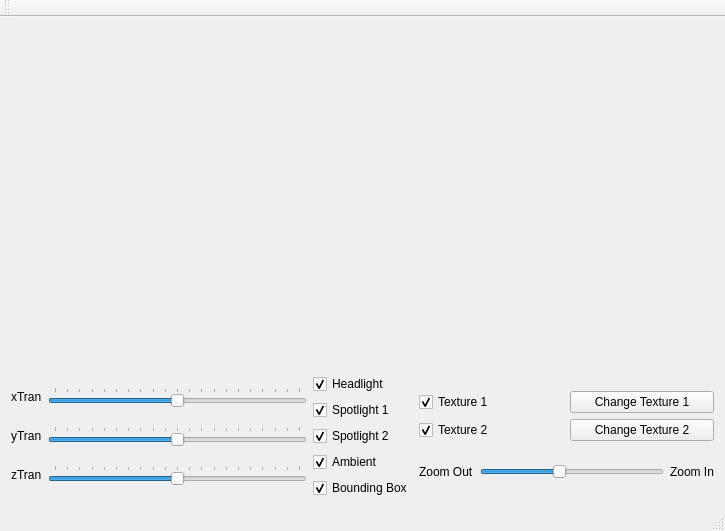
<?xml version="1.0" encoding="UTF-8"?>
<ui version="4.0">
 <class>MainWindow</class>
 <widget class="QMainWindow" name="MainWindow">
  <property name="geometry">
   <rect>
    <x>0</x>
    <y>0</y>
    <width>725</width>
    <height>531</height>
   </rect>
  </property>
  <property name="minimumSize">
   <size>
    <width>400</width>
    <height>400</height>
   </size>
  </property>
  <property name="windowTitle">
   <string>MainWindow</string>
  </property>
  <widget class="QWidget" name="centralWidget">
   <layout class="QGridLayout" name="gridLayout_4">
    <item row="0" column="0">
     <widget class="MyGLWidget" name="myGLWidget" native="true"/>
    </item>
    <item row="1" column="0">
     <layout class="QHBoxLayout" name="horizontalLayout">
      <item>
       <layout class="QGridLayout" name="gridLayout">
        <item row="0" column="0">
         <widget class="QLabel" name="xTran">
          <property name="text">
           <string>xTran</string>
          </property>
         </widget>
        </item>
        <item row="0" column="1">
         <widget class="QSlider" name="xRotSlider">
          <property name="minimum">
           <number>-10</number>
          </property>
          <property name="maximum">
           <number>10</number>
          </property>
          <property name="singleStep">
           <number>1</number>
          </property>
          <property name="pageStep">
           <number>1</number>
          </property>
          <property name="orientation">
           <enum>Qt::Horizontal</enum>
          </property>
          <property name="tickPosition">
           <enum>QSlider::TicksAbove</enum>
          </property>
          <property name="tickInterval">
           <number>1</number>
          </property>
         </widget>
        </item>
        <item row="1" column="1">
         <widget class="QSlider" name="yRotSlider">
          <property name="minimum">
           <number>-10</number>
          </property>
          <property name="maximum">
           <number>10</number>
          </property>
          <property name="singleStep">
           <number>1</number>
          </property>
          <property name="pageStep">
           <number>1</number>
          </property>
          <property name="orientation">
           <enum>Qt::Horizontal</enum>
          </property>
          <property name="tickPosition">
           <enum>QSlider::TicksAbove</enum>
          </property>
          <property name="tickInterval">
           <number>1</number>
          </property>
         </widget>
        </item>
        <item row="4" column="1">
         <widget class="QSlider" name="zRotSlider">
          <property name="minimum">
           <number>-10</number>
          </property>
          <property name="maximum">
           <number>10</number>
          </property>
          <property name="singleStep">
           <number>1</number>
          </property>
          <property name="pageStep">
           <number>1</number>
          </property>
          <property name="orientation">
           <enum>Qt::Horizontal</enum>
          </property>
          <property name="tickPosition">
           <enum>QSlider::TicksAbove</enum>
          </property>
          <property name="tickInterval">
           <number>1</number>
          </property>
         </widget>
        </item>
        <item row="1" column="0">
         <widget class="QLabel" name="yTran">
          <property name="text">
           <string>yTran</string>
          </property>
         </widget>
        </item>
        <item row="4" column="0">
         <widget class="QLabel" name="zTran">
          <property name="text">
           <string>zTran</string>
          </property>
         </widget>
        </item>
       </layout>
      </item>
      <item>
       <layout class="QVBoxLayout" name="verticalLayout">
        <item>
         <widget class="QCheckBox" name="light0">
          <property name="text">
           <string>Headlight</string>
          </property>
          <property name="checked">
           <bool>true</bool>
          </property>
         </widget>
        </item>
        <item>
         <widget class="QCheckBox" name="light1">
          <property name="text">
           <string>Spotlight 1</string>
          </property>
          <property name="checked">
           <bool>true</bool>
          </property>
         </widget>
        </item>
        <item>
         <widget class="QCheckBox" name="light2">
          <property name="text">
           <string>Spotlight 2</string>
          </property>
          <property name="checked">
           <bool>true</bool>
          </property>
         </widget>
        </item>
        <item>
         <widget class="QCheckBox" name="light3">
          <property name="text">
           <string>Ambient</string>
          </property>
          <property name="checked">
           <bool>true</bool>
          </property>
         </widget>
        </item>
        <item>
         <widget class="QCheckBox" name="boundingBox">
          <property name="text">
           <string>Bounding Box</string>
          </property>
          <property name="checked">
           <bool>true</bool>
          </property>
         </widget>
        </item>
       </layout>
      </item>
      <item>
       <layout class="QVBoxLayout" name="verticalLayout_2">
        <item>
         <layout class="QGridLayout" name="gridLayout_2">
          <item row="0" column="1">
           <widget class="QPushButton" name="changeTex1">
            <property name="text">
             <string>Change Texture 1</string>
            </property>
           </widget>
          </item>
          <item row="1" column="1">
           <widget class="QPushButton" name="changeTex2">
            <property name="text">
             <string>Change Texture 2</string>
            </property>
           </widget>
          </item>
          <item row="1" column="0">
           <widget class="QCheckBox" name="texture2">
            <property name="text">
             <string>Texture 2</string>
            </property>
            <property name="checked">
             <bool>true</bool>
            </property>
           </widget>
          </item>
          <item row="0" column="0">
           <widget class="QCheckBox" name="texture1">
            <property name="text">
             <string>Texture 1</string>
            </property>
            <property name="checked">
             <bool>true</bool>
            </property>
           </widget>
          </item>
         </layout>
        </item>
        <item>
         <layout class="QGridLayout" name="gridLayout_3">
          <item row="0" column="2">
           <widget class="QLabel" name="zoomin">
            <property name="text">
             <string>Zoom In</string>
            </property>
           </widget>
          </item>
          <item row="0" column="1">
           <widget class="QSlider" name="zoom">
            <property name="minimum">
             <number>1</number>
            </property>
            <property name="maximum">
             <number>8</number>
            </property>
            <property name="value">
             <number>4</number>
            </property>
            <property name="sliderPosition">
             <number>4</number>
            </property>
            <property name="orientation">
             <enum>Qt::Horizontal</enum>
            </property>
           </widget>
          </item>
          <item row="0" column="0">
           <widget class="QLabel" name="zoomout">
            <property name="text">
             <string>Zoom Out</string>
            </property>
           </widget>
          </item>
         </layout>
        </item>
       </layout>
      </item>
     </layout>
    </item>
   </layout>
   <zorder>myGLWidget</zorder>
   <zorder>xRotSlider</zorder>
   <zorder>yRotSlider</zorder>
   <zorder>zRotSlider</zorder>
   <zorder>light0</zorder>
   <zorder>light1</zorder>
   <zorder>light2</zorder>
   <zorder>light3</zorder>
   <zorder>xTran</zorder>
   <zorder>yTran</zorder>
   <zorder>zTran</zorder>
   <zorder>texture1</zorder>
   <zorder>texture2</zorder>
   <zorder>changeTex1</zorder>
   <zorder>changeTex2</zorder>
   <zorder>zoom</zorder>
   <zorder>zoomin</zorder>
   <zorder>zoomout</zorder>
   <zorder>zoomin</zorder>
   <zorder></zorder>
   <zorder></zorder>
   <zorder>splitter</zorder>
  </widget>
  <widget class="QMenuBar" name="menuBar">
   <property name="geometry">
    <rect>
     <x>0</x>
     <y>0</y>
     <width>725</width>
     <height>25</height>
    </rect>
   </property>
  </widget>
  <widget class="QToolBar" name="mainToolBar">
   <attribute name="toolBarArea">
    <enum>TopToolBarArea</enum>
   </attribute>
   <attribute name="toolBarBreak">
    <bool>false</bool>
   </attribute>
  </widget>
  <widget class="QStatusBar" name="statusBar"/>
 </widget>
 <layoutdefault spacing="6" margin="11"/>
 <customwidgets>
  <customwidget>
   <class>MyGLWidget</class>
   <extends>QWidget</extends>
   <header>myglwidget.h</header>
   <container>1</container>
  </customwidget>
 </customwidgets>
 <resources/>
 <connections/>
</ui>
